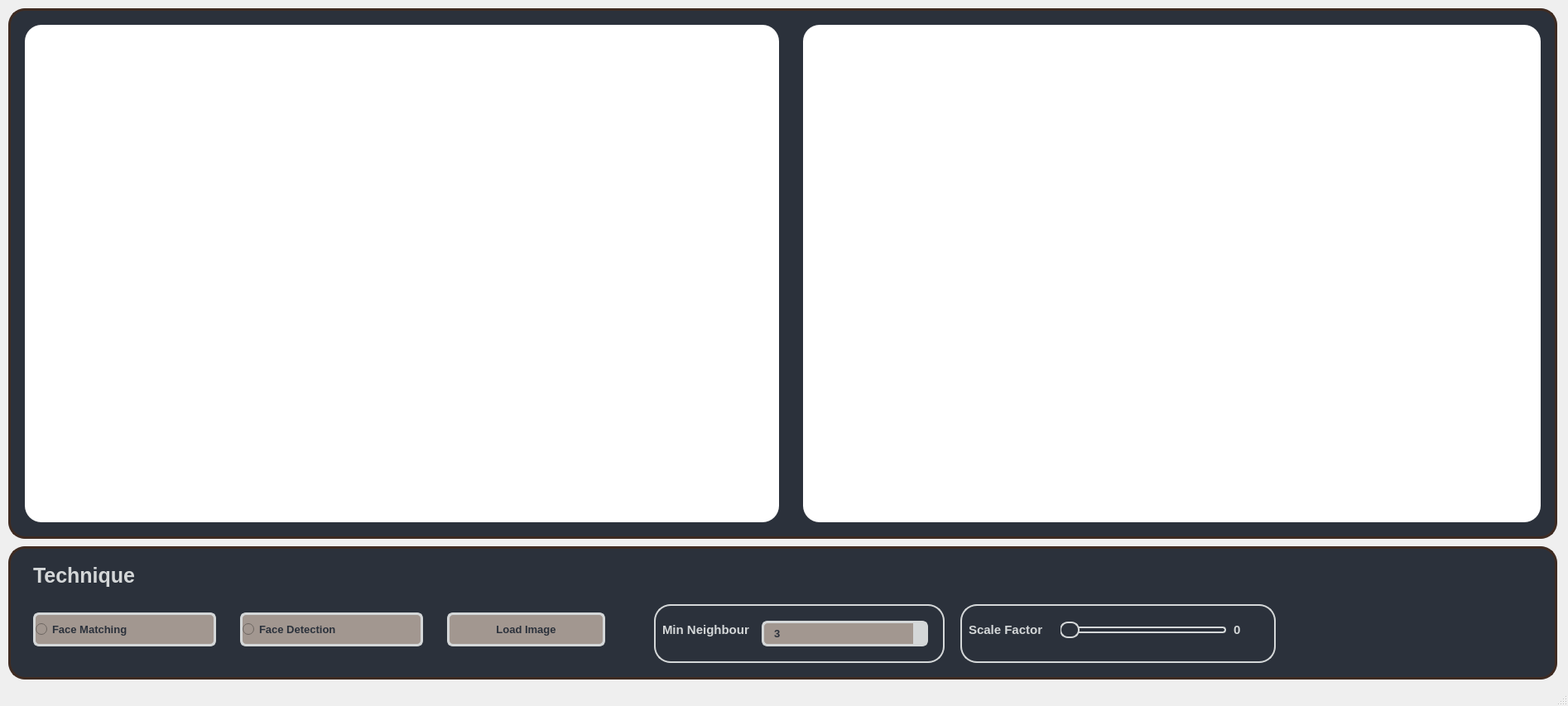
<?xml version="1.0" encoding="UTF-8"?>
<ui version="4.0">
 <class>MainWindow</class>
 <widget class="QMainWindow" name="MainWindow">
  <property name="geometry">
   <rect>
    <x>0</x>
    <y>0</y>
    <width>1894</width>
    <height>853</height>
   </rect>
  </property>
  <property name="windowTitle">
   <string>MainWindow</string>
  </property>
  <widget class="QWidget" name="centralwidget">
   <widget class="QLabel" name="label">
    <property name="geometry">
     <rect>
      <x>10</x>
      <y>10</y>
      <width>1871</width>
      <height>641</height>
     </rect>
    </property>
    <property name="styleSheet">
     <string notr="true">background-color:#2B313B;
border-radius:20px;
border:3px solid #3E2B22;</string>
    </property>
    <property name="text">
     <string/>
    </property>
   </widget>
   <widget class="QLabel" name="OutputImage">
    <property name="geometry">
     <rect>
      <x>970</x>
      <y>30</y>
      <width>891</width>
      <height>601</height>
     </rect>
    </property>
    <property name="styleSheet">
     <string notr="true">background-color:white;
border-radius:20px;</string>
    </property>
   </widget>
   <widget class="QLabel" name="InputImage">
    <property name="geometry">
     <rect>
      <x>30</x>
      <y>30</y>
      <width>911</width>
      <height>601</height>
     </rect>
    </property>
    <property name="styleSheet">
     <string notr="true">background-color:white;
border-radius:20px;</string>
    </property>
   </widget>
   <widget class="QLabel" name="label_2">
    <property name="geometry">
     <rect>
      <x>10</x>
      <y>660</y>
      <width>1871</width>
      <height>161</height>
     </rect>
    </property>
    <property name="styleSheet">
     <string notr="true">background-color:#2B313B;
border-radius:20px;
border:3px solid #3E2B22;</string>
    </property>
    <property name="text">
     <string/>
    </property>
   </widget>
   <widget class="QRadioButton" name="Matching">
    <property name="geometry">
     <rect>
      <x>40</x>
      <y>740</y>
      <width>221</width>
      <height>41</height>
     </rect>
    </property>
    <property name="styleSheet">
     <string notr="true"> background-color: #A29790;
 border-radius: 7px;
 color: #2B313B;
 font-size: 13px;
 font-weight: 700;
border:3px solid #D4D7D8;
 letter-spacing: .8px;
 line-height: 20px;
 text-align: center;
 text-transform: uppercase;</string>
    </property>
    <property name="text">
     <string>Face Matching</string>
    </property>
   </widget>
   <widget class="QRadioButton" name="Detection">
    <property name="geometry">
     <rect>
      <x>290</x>
      <y>740</y>
      <width>221</width>
      <height>41</height>
     </rect>
    </property>
    <property name="styleSheet">
     <string notr="true"> background-color: #A29790;
 border-radius: 7px;
 color: #2B313B;
 font-size: 13px;
 font-weight: 700;
border:3px solid #D4D7D8;
 letter-spacing: .8px;
 line-height: 20px;
 text-align: center;
 text-transform: uppercase;</string>
    </property>
    <property name="text">
     <string>Face Detection</string>
    </property>
   </widget>
   <widget class="QLabel" name="label_4">
    <property name="geometry">
     <rect>
      <x>40</x>
      <y>670</y>
      <width>801</width>
      <height>51</height>
     </rect>
    </property>
    <property name="styleSheet">
     <string notr="true">background-color:#2B313B;
color:#D4D7D8;
font-size:25px;

font-weight:bold;</string>
    </property>
    <property name="text">
     <string>Technique</string>
    </property>
   </widget>
   <widget class="QPushButton" name="LoadImage">
    <property name="geometry">
     <rect>
      <x>540</x>
      <y>740</y>
      <width>191</width>
      <height>41</height>
     </rect>
    </property>
    <property name="styleSheet">
     <string notr="true">QPushButton{
 background-color: #A29790;
 border-radius: 7px;
 color: #2B313B;
 font-size: 13px;
 font-weight: 700;
border:3px solid #D4D7D8;
 letter-spacing: .8px;
 line-height: 20px;
 text-align: center;
 text-transform: uppercase;
	}


QPushButton:hover{
	
	background-color:#998D85;
	}


</string>
    </property>
    <property name="text">
     <string>Load Image</string>
    </property>
   </widget>
   <widget class="QSlider" name="iterationsHorizontalSlider">
    <property name="geometry">
     <rect>
      <x>1280</x>
      <y>750</y>
      <width>201</width>
      <height>22</height>
     </rect>
    </property>
    <property name="styleSheet">
     <string notr="true">QSlider{
	background:#2B313B;
}
QSlider::groove:horizontal {
    height: 8px;
    background: #2B313B; /* Lighter shade of the dark color */
    border-radius: 4px;
}

QSlider::handle:horizontal {
    background:  #2B313B; /* Mid-tone between the dark and lighter colors */
    border: 2px solid #D4D7D8; /* Matches groove */
    width: 20px;
    height: 20px;
    margin: -6px 0;
    border-radius: 10px;
}

QSlider::sub-page:horizontal {
    background: #A29790; /* Matches handle */
    border-radius: 4px;
}

QSlider::add-page:horizontal {
    background: #2B313B; /* Matches groove */
    border:2px solid #D4D7D8;
    border-radius: 4px;
}
</string>
    </property>
    <property name="minimum">
     <number>1</number>
    </property>
    <property name="maximum">
     <number>10</number>
    </property>
    <property name="orientation">
     <enum>Qt::Horizontal</enum>
    </property>
   </widget>
   <widget class="QLabel" name="label_22">
    <property name="geometry">
     <rect>
      <x>1170</x>
      <y>740</y>
      <width>111</width>
      <height>41</height>
     </rect>
    </property>
    <property name="styleSheet">
     <string notr="true">background-color:#2B313B;
color:#D4D7D8;
font-size:15px;
font-weight:bold;</string>
    </property>
    <property name="text">
     <string>Scale Factor</string>
    </property>
   </widget>
   <widget class="QLabel" name="label_23">
    <property name="geometry">
     <rect>
      <x>800</x>
      <y>740</y>
      <width>111</width>
      <height>41</height>
     </rect>
    </property>
    <property name="styleSheet">
     <string notr="true">background-color:#2B313B;
color:#D4D7D8;
font-size:15px;
font-weight:bold;</string>
    </property>
    <property name="text">
     <string>Min Neighbour</string>
    </property>
   </widget>
   <widget class="QSpinBox" name="num_clusters">
    <property name="geometry">
     <rect>
      <x>920</x>
      <y>750</y>
      <width>201</width>
      <height>31</height>
     </rect>
    </property>
    <property name="styleSheet">
     <string notr="true">QSpinBox {
    background-color: #A29790;
    border-radius: 7px;
    color: #2B313B;
    font-size: 13px;
    font-weight: 700;
    border: 3px solid #D4D7D8;
    letter-spacing: .8px;
    line-height: 20px;
    text-align: center;
    text-transform: uppercase;
    padding: 0 10px; /* Add padding for the text inside the box */
}

QSpinBox::up-button, QSpinBox::down-button {
    background-color: #D4D7D8;
    border: none;
    width: 15px;
    height: 15px;
}

QSpinBox::up-button:hover, QSpinBox::down-button:hover {
    background-color: #A29790;
}

QSpinBox::up-button:pressed, QSpinBox::down-button:pressed {
    background-color: #2B313B;
}

QSpinBox::up-arrow, QSpinBox::down-arrow {
    color: #000000; /* Change arrow color */
}
</string>
    </property>
    <property name="minimum">
     <number>3</number>
    </property>
    <property name="maximum">
     <number>10</number>
    </property>
    <property name="singleStep">
     <number>1</number>
    </property>
    <property name="value">
     <number>3</number>
    </property>
   </widget>
   <widget class="QLabel" name="iterationsLabel">
    <property name="geometry">
     <rect>
      <x>1490</x>
      <y>745</y>
      <width>31</width>
      <height>31</height>
     </rect>
    </property>
    <property name="styleSheet">
     <string notr="true">background-color:#2B313B;
color:#D4D7D8;
font-size:15px;
font-weight:bold;</string>
    </property>
    <property name="text">
     <string>0</string>
    </property>
   </widget>
   <widget class="QLabel" name="label_11">
    <property name="geometry">
     <rect>
      <x>790</x>
      <y>730</y>
      <width>351</width>
      <height>71</height>
     </rect>
    </property>
    <property name="styleSheet">
     <string notr="true">background-color:#2B313B;
border-radius:20px;
border:2px solid #D4D7D8;</string>
    </property>
    <property name="text">
     <string/>
    </property>
   </widget>
   <widget class="QLabel" name="label_12">
    <property name="geometry">
     <rect>
      <x>1160</x>
      <y>730</y>
      <width>381</width>
      <height>71</height>
     </rect>
    </property>
    <property name="styleSheet">
     <string notr="true">background-color:#2B313B;
border-radius:20px;
border:2px solid #D4D7D8;</string>
    </property>
    <property name="text">
     <string/>
    </property>
   </widget>
   <zorder>label</zorder>
   <zorder>OutputImage</zorder>
   <zorder>InputImage</zorder>
   <zorder>label_2</zorder>
   <zorder>Matching</zorder>
   <zorder>Detection</zorder>
   <zorder>label_4</zorder>
   <zorder>LoadImage</zorder>
   <zorder>label_11</zorder>
   <zorder>num_clusters</zorder>
   <zorder>label_23</zorder>
   <zorder>label_12</zorder>
   <zorder>iterationsLabel</zorder>
   <zorder>iterationsHorizontalSlider</zorder>
   <zorder>label_22</zorder>
  </widget>
  <widget class="QStatusBar" name="statusbar"/>
 </widget>
 <resources/>
 <connections/>
</ui>
